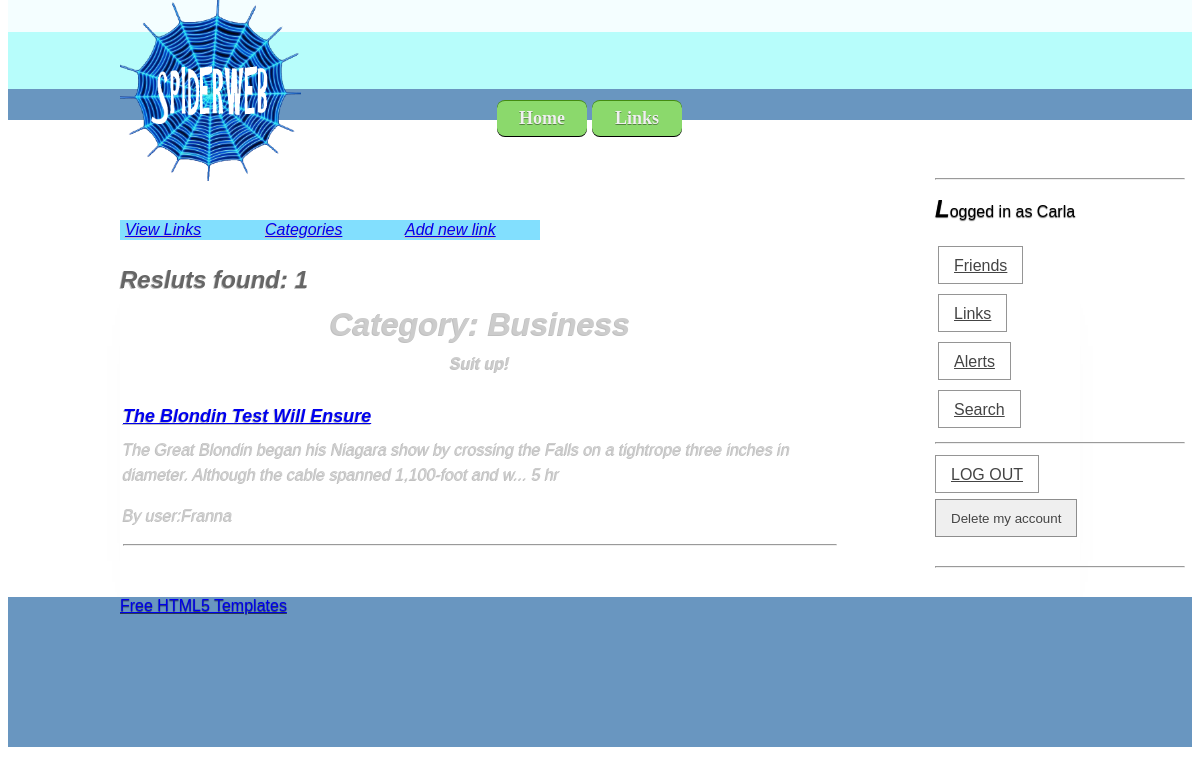
The app's page /index.php?action=2&linkOption=4 (signed in) with its own data.
### tables this page shows
CREATE TABLE IF NOT EXISTS `category` (
  `CAT_ID` int(11) NOT NULL AUTO_INCREMENT,
  `CAT_NAME` varchar(20) NOT NULL,
  `CAT_Description` varchar(200) NOT NULL,
  PRIMARY KEY (`CAT_ID`)
);

CREATE TABLE IF NOT EXISTS `link` (
  `LINK_ID` int(11) NOT NULL AUTO_INCREMENT,
  `LINK_URL` varchar(200) NOT NULL,
  `LINK_DESC` varchar(500) NOT NULL,
  `LINK_CAT_ID` int(11) NOT NULL,
  `USER_ID` int(11) NOT NULL,
  `LINK_NAME` varchar(200) NOT NULL,
  PRIMARY KEY (`LINK_ID`)
);

CREATE TABLE IF NOT EXISTS `user` (
  `USER_ID` int(11) NOT NULL AUTO_INCREMENT,
  `USER_USERNAME` varchar(100) NOT NULL,
  `USER_EMAIL` varchar(200) NOT NULL,
  `USER_PASSWORD` varchar(100) NOT NULL,
  `USER_FN` varchar(200) NOT NULL,
  `USER_LN` varchar(200) NOT NULL,
  `USER_GENDER` char(1) NOT NULL,
  `USER_BIRTH` date NOT NULL,
  `USER_TYPE` varchar(1) NOT NULL,
  `USER_PIC_LOCATION` varchar(300) DEFAULT NULL,
  UNIQUE KEY `USER_USERNAME` (`USER_USERNAME`,`USER_EMAIL`),
  UNIQUE KEY `USER_PIC_LOCATION` (`USER_PIC_LOCATION`),
  KEY `USER_ID` (`USER_ID`)
);

### pages/links.php (the view, shortened to what this page needs)
<?php
	if(!isset($_SESSION['userName']))
	{
		$userID = 0;
		$userType = "none";
	} else
	{
		$userName = $_SESSION['userName'];
		$data = mysql_query("SELECT * FROM user WHERE (USER_USERNAME='$userName')")
		or die(mysql_error());
		$info = mysql_fetch_array( $data );
		$userID = $info['USER_ID'];
	}
	if(!isset($_SESSION['linkOption']))
	{
		$option = 99999999999;
	} else
	{
		$option = $_SESSION['linkOption'];
	}
?>
<!DOCTYPE html>
<html>
    <head>
		<link rel="stylesheet" href="css/links.css">
    </head>
    <body>
		<div id="enter">
			<div id="main_menu">
				<ul id="menu">
					<li><a href="#"  name="links" id="links">View Links</a>
					</li>
					<li><a href="#">Categories</a>
							<?php
								$var1 = mysql_query("SELECT * FROM category")
								or die(mysql_error());
							?>
					</li>
					<?php
						if ($userID>0)
							echo "	<li><a href='index.php?action=3'  name='nlinks' id='links'>Add new link</a>
									</li>"
					?>
				</ul>
			</div>
			<div id="links">
				<br/><br/>
				<table width="100%">
					<?php
						if ($option==1)
						{
							print "<th><h1>All links</h1></th>";
							$var1 = mysql_query("SELECT * FROM link,user where link.USER_ID=user.USER_ID")
							or die(mysql_error());
						} else if ($option==2)
						{
							print "<th><h1>My links</h1></th>";
							$var1 = mysql_query("SELECT * FROM link,user where (link.USER_ID=user.USER_ID) AND (link.USER_ID=$userID)")
							or die(mysql_error());
						} else if ($option>2 && $option<90)
						{
							$option = $option-2;
							$var1 = mysql_query("SELECT * FROM category WHERE (CAT_ID=$option)")
							or die(mysql_error());
							$info = mysql_fetch_array( $var1 );
							$catName = $info['CAT_NAME'];
							$catDesc = $info['CAT_Description'];
							print "<th><h1>Category: $catName</h1><p>$catDesc</p></th>";
							$var1 = mysql_query("SELECT * FROM link,user where (LINK_CAT_ID=$option) AND (link.USER_ID=user.USER_ID)")
							or die(mysql_error());
						}
						$num_rows = mysql_num_rows($var1);
						if ($num_rows<1)
						{
							echo "<br/><br/><br/><br/><br/><h1> No results </h1><br/><br/><br/><br/><br/><br/><br/><br/><br/><br/><br/><br/><br/><br/><br/><br/><br/><br/><br/><br/><br/><br/><br/><br/><br/><br/>";
						} else echo "<br/><br/><h2>Resluts found: ".$num_rows."</h2>";
						$counter = 0;
						while($info = mysql_fetch_array( $var1 ))
						{
							$counter++;
							if ($counter % 2!=0)
							{
								Print "<tr width='100%'>";
							}
							Print "<td width='50%'><h3><a href='index.php?action=25&linkOption=".$info['LINK_ID']."'>".$info['LINK_NAME']."</a></h3>";
							Print "<p>".$info['LINK_DESC']."</p>";
							Print "<p> By user:".$info['USER_USERNAME']."</p>";
							print "<hr/></td>";
						}
					?>
				</table>
			</div>
		</div>
	</body>
</html>

### css/style.css (style rules this page uses)
body { margin-top: 0px; margin-bottom: 0px; font-family: Helvetica, "Helvetica Neue", Arial, sans-serif; text-shadow: 0 1px 1px rgba(0, 0, 0, 0.6); }
h2, h3 { margin-top: 15px; margin-right: 0; margin-bottom: 10px; margin-left: 0; font-size: 16px; }
h2 { font-size: 24px; color: #666666; }
h3 { font-size: 18px; }
#enter { font-family: Arial, Helvetica, sans-serif; font-size: 16px; font-style: normal; font-weight: normal; color: #CCCCCC; float: left; padding-right: 240px; padding-bottom: 40px; }
#main hr { height: 0.1px; color: #E9E9E9; }
#enter { font-style: italic; text-shadow: -1px 1px 0 #C0C0C0; line-height: 10px; -webkit-box-shadow:0 45px 60px -60px #AAA; -moz-box-shadow:0 45px 60px -60px #AAA; }
p { line-height: 25px; }

### css/links.css (style rules this page uses)
#main_menu { position: relative; z-index:100; left:auto; width:100%; }
#menu { top: 0; left: 0; }
#menu, #menu ul { padding: 0; margin: 0; list-style: none; }
#menu li { float: left; background: #82DFFE; }
#menu a { display: block; padding: 5px; width: 130px; }

### records on screen
category: CAT_NAME "Business", CAT_Description "Suit up!"
link: LINK_NAME "The Blondin Test Will Ensure", LINK_DESC "The Great Blondin began his Niagara show by crossing the Falls on a tightrope three inches in diameter. Although the cable spanned 1,100-foot and w... 5 hr", USER_ID.USER_USERNAME "Franna"

### other values on screen
$num_rows "1"
$_SESSION['userName'] "Carla"
